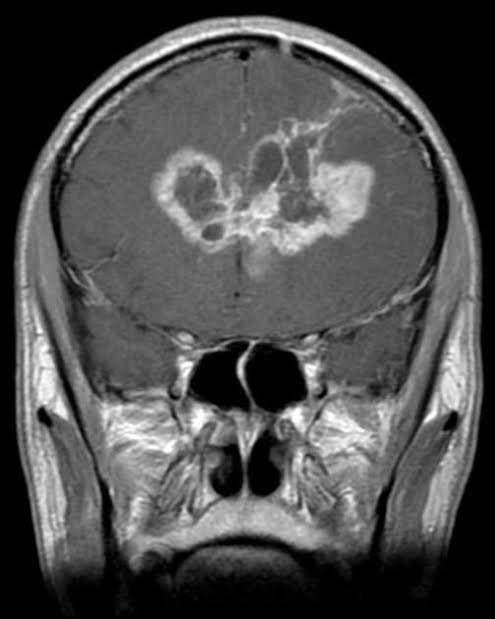
#> input picture backend/data/samples/glioma_tumor_1.jpg, 495 x 619 px; its folder holds only this picture in this run
$ python -i enhance.py   (imports and definitions only)   (older library calls are emulated)
#> lines starting #> are read from the running program, lines starting #| are printed output that depends on the picture
### backend/src/braintumor/config.py
"""Central configuration. Every tunable constant lives here, not scattered in the code."""

import os
from pathlib import Path

# ----------------------------------------------------------------------------- paths
ROOT = Path(__file__).resolve().parents[2]
DATA_DIR = ROOT / "data"
RAW_DIR = DATA_DIR / "raw"            # binary dataset: raw/yes/*.jpg, raw/no/*.jpg
KAGGLE4_DIR = DATA_DIR / "kaggle4"    # 4-class dataset with a provided train/ + test/ split
SYNTHETIC_DIR = DATA_DIR / "synthetic"
MODEL_DIR = ROOT / "models"
OUTPUT_DIR = ROOT / "outputs"
DOCS_DIR = ROOT / "docs"

MODEL_PATH = MODEL_DIR / "brain_tumor_model.joblib"
MULTICLASS_MODEL_PATH = MODEL_DIR / "brain_tumor_multiclass.joblib"
METRICS_PATH = OUTPUT_DIR / "metrics.json"

# ------------------------------------------------------------------- reproducibility
RANDOM_SEED = 42

# --------------------------------------------------------------- Stage 2 preprocessing
IMAGE_SIZE = (256, 256)      # every image is resized to this (w, h)
MEDIAN_KERNEL = 3            # salt-and-pepper noise removal
BILATERAL_D = 7              # neighbourhood diameter for edge-preserving smoothing
BILATERAL_SIGMA_COLOR = 50
BILATERAL_SIGMA_SPACE = 50

# ----------------------------------------------------------------- Stage 3 enhancement
CLAHE_CLIP_LIMIT = 2.0       # higher = more contrast but more amplified noise
CLAHE_TILE_GRID = (8, 8)     # image is split into 8x8 tiles, each equalised separately
UNSHARP_SIGMA = 1.5          # gaussian sigma for the blur used in unsharp masking
UNSHARP_AMOUNT = 1.2         # how strongly the detail layer is added back

# --------------------------------------------------------------- Stage 4 segmentation
SKULL_STRIP_FRACTION = 0.22    # keep pixels farther than this fraction of max distance-to-edge
MAX_HOLE_FILL_GROWTH = 3.0     # reject hole-filling that inflates the mask more than this
MIN_BRAIN_COVERAGE = 0.05      # below this the mask collapsed -> use the ellipse fallback
MAX_BRAIN_COVERAGE = 0.88      # above this no background was found -> use the ellipse fallback
MORPH_KERNEL_SIZE = 5
MORPH_OPEN_ITER = 2          # removes small bright specks
MORPH_CLOSE_ITER = 3         # fills holes inside the tumor blob
MIN_TUMOR_AREA = 120         # contours smaller than this (px) are rejected as noise
BOUNDARY_GUARD = 7           # extra erosion (px) applied before candidate detection
MAX_ASPECT_RATIO = 5.0       # reject long thin slivers - a mass is a blob, not a streak
TUMOR_SIGMA_K = 1.5          # suspicious = brighter than mean + k*sigma of normal tissue
ASYM_SIGMA_K = 2.0           # ...or brighter than its mirror counterpart by k*sigma

# ------------------------------------------------------------ Stage 5 feature extraction
GLCM_DISTANCES = [1, 2, 3]
GLCM_ANGLES_DEG = [0, 45, 90, 135]
GLCM_LEVELS = 32             # intensities quantised to 32 bins to keep the matrix small
LBP_RADIUS = 3
LBP_POINTS = 24              # 8 * radius is the usual choice
HIST_BINS = 16

# -------------------------------------------------------------- Stage 6 classification
TEST_SIZE = 0.25
CV_FOLDS = 5
CLASS_NAMES = ("No Tumor", "Tumor")

# Multi-class task. Index order IS the label order, so index 0 must stay "No Tumor" -
# that keeps "label > 0 means tumor" true and lets binary metrics be derived from a
# multi-class prediction without a lookup table.
MULTICLASS_NAMES = ("No Tumor", "Glioma", "Meningioma", "Pituitary")

# Real clinical datasets are imbalanced (the 4-class set is 85% tumor). Weighting classes
# inversely to their frequency stops the model from taking the "always predict tumor"
# shortcut, which would score well on accuracy while being clinically useless.
CLASS_WEIGHT = "balanced"

# Clinical operating point. A missed tumor is far more costly than a false alarm, so we do
# not accept the arbitrary 0.5 probability cut-off. The decision threshold is tuned on
# out-of-fold training predictions to reach at least this sensitivity.
TARGET_SENSITIVITY = 0.95

# False-alarm budget - a CLINICAL POLICY choice, not a fitted parameter. The threshold is
# lowered as far as it can go while out-of-fold specificity stays above this floor, which
# spends spare specificity on catching more tumors. 0.80 means we accept flagging up to one
# in five healthy scans for a second look; for a triage tool whose alternative is a missed
# tumor, that is a reasonable trade. Raise it if the reading department cannot absorb the
# extra reviews. See tune_threshold() for why this objective beats the textbook alternative.
MIN_SPECIFICITY = 0.80

# --------------------------------------------------- Stage 6b deep tumor-typing branch
# The CNN exists only because we measured the engineered features falling short on tumor
# TYPING (72.1% accuracy, 24% glioma recall) while being sufficient for tumor DETECTION.
# See deep.py for the full argument.
DEEP_EPOCHS = 14
DEEP_BATCH_SIZE = 32

# Average the CNN's prediction over 4 label-preserving views (mirror x mild zoom) at
# inference. Costs 4x forward passes, buys robustness to the scale/framing shift between
# this dataset's train and test halves. See DeepTumorClassifier.predict_proba.
DEEP_TTA = True

# Fraction of the TRAINING set held back to select the CNN's best epoch and the ensemble
# weight. It is carved out of train, never out of test, so the held-out test numbers stay
# untouched by any tuning decision.
DEEP_VAL_SIZE = 0.15

# -------------------------------------------------------------------- Stage 7b web API
# The backend serves the Next.js client in `frontend/`. Port 3000 is Next.js's own default,
# so the frontend is moved off it (see client/package.json) rather than the API - the API
# port is the one baked into deployment scripts and reverse-proxy configs, so it is the one
# worth keeping stable.
API_PORT = int(os.environ.get("PORT", 3000))   # hosting platforms inject PORT
CLIENT_PORT = 5713

# Browsers block cross-origin requests unless the server opts in, and the client runs on a
# different port from the API, so every origin the client may be served from has to be
# listed. We enumerate them explicitly instead of allowing "*": the API accepts file
# uploads, and a wildcard would let any page on the internet drive it through a visitor's
# browser.
CORS_ORIGINS = [
    f"http://localhost:{CLIENT_PORT}",
    f"http://127.0.0.1:{CLIENT_PORT}",
    "http://localhost:3001",
    "http://127.0.0.1:3001",
]
# A deployed frontend lives on its own domain, which cannot be known here. List it in
# CORS_ORIGINS (comma-separated), e.g. CORS_ORIGINS=https://braintumor.vercel.app
CORS_ORIGINS += [o.strip().rstrip("/") for o in os.environ.get("CORS_ORIGINS", "").split(",")
                 if o.strip()]

# Upload ceiling. Decoding an image allocates width x height x channels bytes, so an
# unbounded upload is a trivial way to exhaust the server's memory.
MAX_UPLOAD_BYTES = 20 * 1024 * 1024      # 20 MB
ALLOWED_UPLOAD_TYPES = {"image/png", "image/jpeg", "image/jpg", "image/bmp",
                        "image/tiff", "image/webp"}

# ------------------------------------------------------- synthetic dataset generation
SYNTH_DEFAULT_COUNT = 400    # total images (half tumor, half healthy)
SYNTH_NOISE_SIGMA = 8.0      # Rician noise level

for _d in (DATA_DIR, RAW_DIR, KAGGLE4_DIR, SYNTHETIC_DIR, MODEL_DIR, OUTPUT_DIR):
    _d.mkdir(parents=True, exist_ok=True)

### backend/src/braintumor/enhance.py
"""
STAGE 3 - IMAGE ENHANCEMENT
===========================
Goal: make the invisible visible.

A tumor is often only slightly brighter than the tissue around it. Global histogram
equalisation fails here because the very bright skull dominates the histogram. CLAHE fixes
that by equalising locally, and unsharp masking then crisps up the boundaries.

This is the stage that produces the most visually striking before/after for the demo.
"""

from __future__ import annotations

import cv2
import numpy as np

from . import config


def histogram_equalization(image: np.ndarray) -> np.ndarray:
    """Classic global HE. Kept for the side-by-side comparison that shows why we use CLAHE
    instead: HE stretches contrast using ONE mapping for the entire image."""
    return cv2.equalizeHist(image)


def clahe(
    image: np.ndarray,
    clip_limit: float | None = None,
    tile_grid: tuple[int, int] | None = None,
) -> np.ndarray:
    """Contrast Limited Adaptive Histogram Equalisation.

    - "Adaptive": the image is split into a grid of tiles (default 8x8) and each tile gets
      its own equalisation mapping, so a dark region brightens even inside a bright image.
    - "Contrast Limited": each tile histogram is clipped at `clip_limit` and the clipped
      mass is redistributed uniformly before equalising. Without this, near-uniform regions
      would have their noise amplified into convincing-looking fake structure.
    - Tile seams are removed by bilinear interpolation between neighbouring tile mappings.
    """
    op = cv2.createCLAHE(
        clipLimit=clip_limit or config.CLAHE_CLIP_LIMIT,
        tileGridSize=tile_grid or config.CLAHE_TILE_GRID,
    )
    return op.apply(image)


def unsharp_mask(
    image: np.ndarray,
    sigma: float | None = None,
    amount: float | None = None,
) -> np.ndarray:
    """Sharpen by amplifying the detail layer.

        blurred = G(image)                  <- low frequencies
        detail  = image - blurred           <- high frequencies (edges, texture)
        result  = image + amount * detail

    Implemented with addWeighted, which is the same expression rearranged:
        result = (1 + amount) * image - amount * blurred
    """
    sigma = sigma if sigma is not None else config.UNSHARP_SIGMA
    amount = amount if amount is not None else config.UNSHARP_AMOUNT
    blurred = cv2.GaussianBlur(image, (0, 0), sigmaX=sigma, sigmaY=sigma)
    sharp = cv2.addWeighted(image, 1.0 + amount, blurred, -amount, 0)
    return np.clip(sharp, 0, 255).astype(np.uint8)


def gamma_correct(image: np.ndarray, gamma: float = 1.0) -> np.ndarray:
    """Non-linear brightness curve. gamma < 1 brightens dark tissue, gamma > 1 darkens it.
    Applied through a 256-entry lookup table, which is far faster than per-pixel maths."""
    if abs(gamma - 1.0) < 1e-6:
        return image
    inv = 1.0 / gamma
    table = np.array([((i / 255.0) ** inv) * 255 for i in range(256)], dtype=np.uint8)
    return cv2.LUT(image, table)


def enhance(
    image: np.ndarray,
    clip_limit: float | None = None,
    amount: float | None = None,
    gamma: float = 1.0,
) -> np.ndarray:
    """Full Stage-3 chain: CLAHE -> unsharp mask -> optional gamma."""
    out = clahe(image, clip_limit=clip_limit)
    out = unsharp_mask(out, amount=amount)
    out = gamma_correct(out, gamma)
    return out


def enhancement_report(original: np.ndarray, enhanced: np.ndarray) -> dict:
    """Quantify the improvement so we can claim it with numbers, not just "it looks better".

    - contrast_std: standard deviation of intensities. Higher = wider tonal spread.
    - entropy: Shannon entropy of the histogram in bits. Higher = more information content.
    - sharpness: variance of the Laplacian, the standard no-reference focus measure.
    """

    def _entropy(img: np.ndarray) -> float:
        hist = cv2.calcHist([img], [0], None, [256], [0, 256]).ravel()
        p = hist / max(hist.sum(), 1e-9)
        p = p[p > 0]
        return float(-(p * np.log2(p)).sum())

    def _sharpness(img: np.ndarray) -> float:
        return float(cv2.Laplacian(img, cv2.CV_64F).var())

    return {
        "contrast_std_before": float(original.std()),
        "contrast_std_after": float(enhanced.std()),
        "entropy_before": _entropy(original),
        "entropy_after": _entropy(enhanced),
        "sharpness_before": _sharpness(original),
        "sharpness_after": _sharpness(enhanced),
    }

>>> import cv2
>>> picture = cv2.imread('../../data/samples/glioma_tumor_1.jpg', cv2.IMREAD_GRAYSCALE)
#> picture is the input picture: shape (619, 495); min 0, max 255, mean 78.6
>>> result = enhance(picture)
#> in clahe, `return op.apply(image)`:
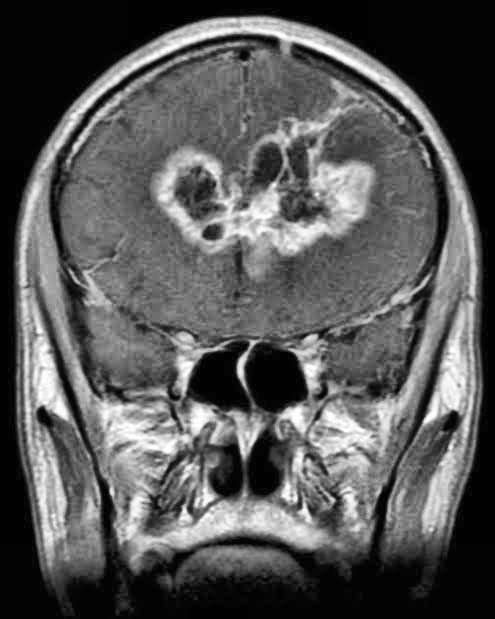
#> returned value: shape (619, 495); min 1, max 255, mean 87.5

$ run again, on backend/data/samples/glioma_tumor_2.jpg
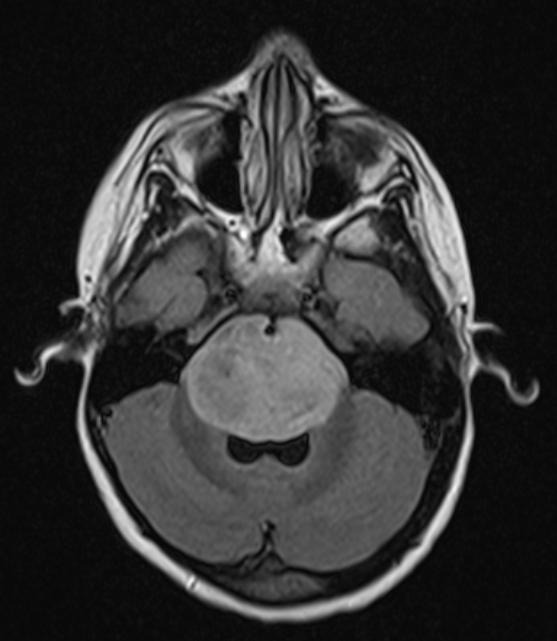
#> input picture backend/data/samples/glioma_tumor_2.jpg, 557 x 641 px
#> picture is the input picture: shape (641, 557); min 3, max 255, mean 50.5
#> in clahe, `return op.apply(image)`:
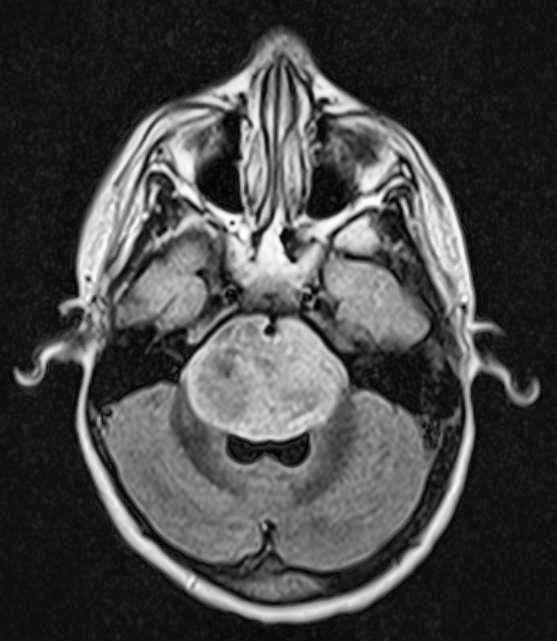
#> returned value: shape (641, 557); min 0, max 255, mean 70

$ run again, on backend/data/samples/meningioma_tumor_1.jpg
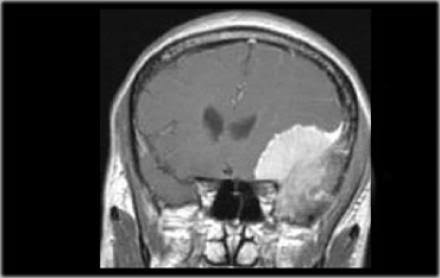
#> input picture backend/data/samples/meningioma_tumor_1.jpg, 440 x 278 px
#> picture is the input picture: shape (278, 440); min 0, max 255, mean 71.8
#> in unsharp_mask, `blurred = cv2.GaussianBlur(image, (0, 0), sigmaX=sigma, sigmaY=sigma)`:
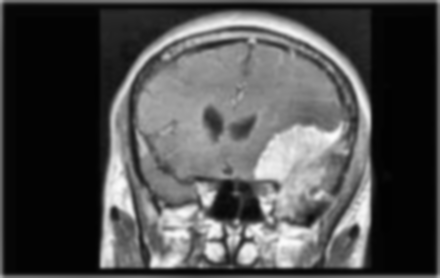
#> blurred: shape (278, 440); min 2, max 251, mean 77.1
#> in unsharp_mask, `sharp = cv2.addWeighted(image, 1.0 + amount, blurred, -amount, 0)`:
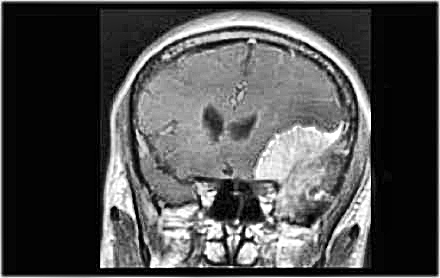
#> sharp: shape (278, 440); min 0, max 255, mean 77.9

$ run again, on backend/data/samples/meningioma_tumor_2.jpg
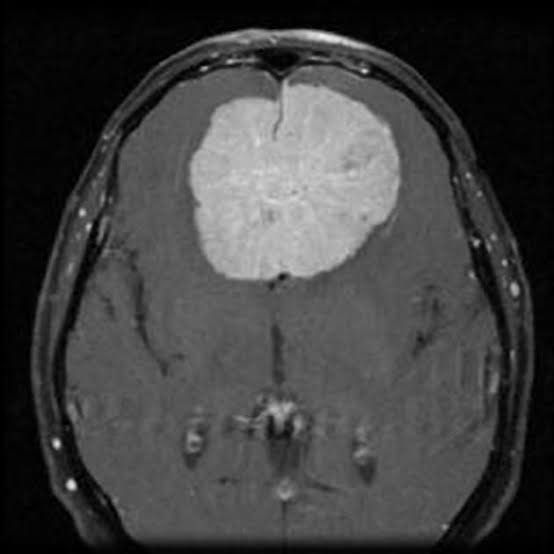
#> input picture backend/data/samples/meningioma_tumor_2.jpg, 554 x 554 px
#> picture is the input picture: shape (554, 554); min 0, max 238, mean 65.1
#> in clahe, `return op.apply(image)`:
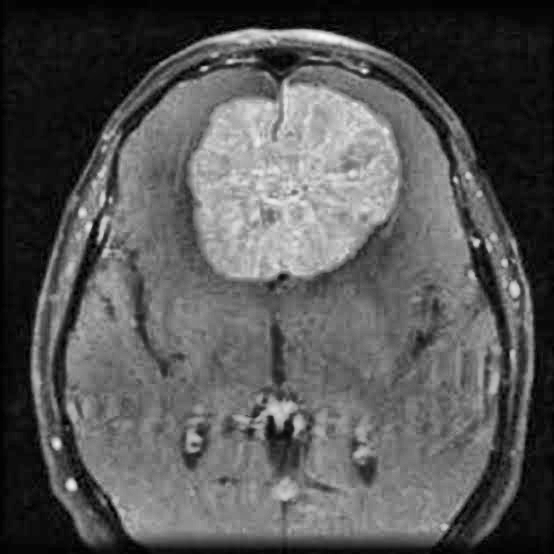
#> returned value: shape (554, 554); min 1, max 249, mean 86.9
